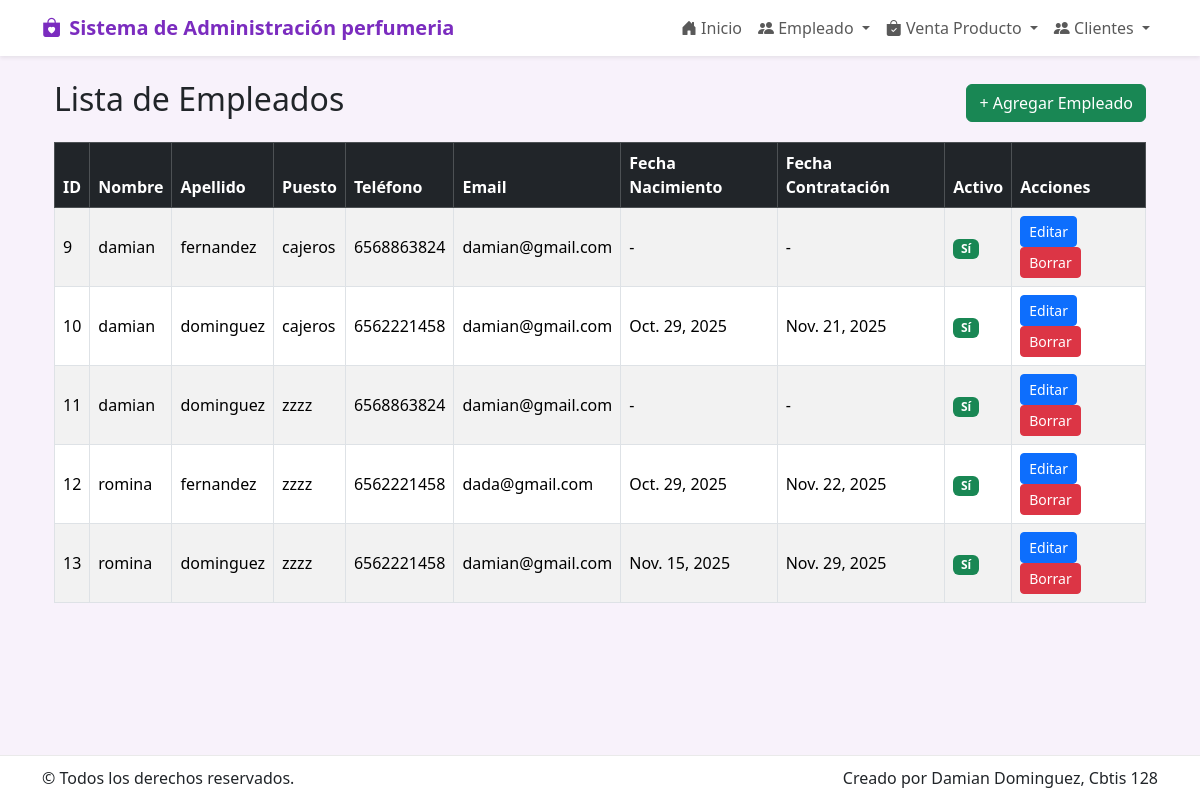
The page /empleado/ on the database as committed earlier.
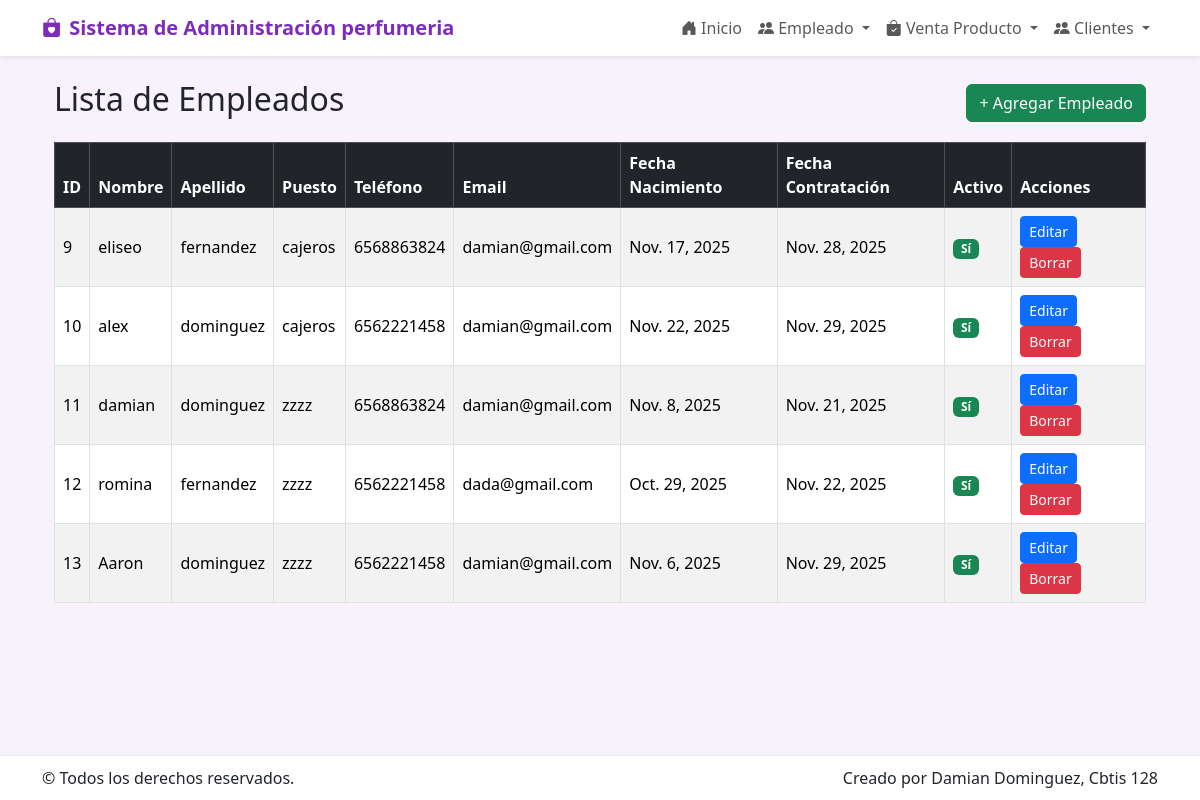
The same page on the database as committed later.
### app_perfumeria/models.py (models this page shows, shortened)
class Empleado(models.Model):
    nombre = models.CharField(max_length=100)
    apellido = models.CharField(max_length=100)
    puesto = models.CharField(max_length=100)
    telefono = models.CharField(max_length=20, blank=True, null=True)
    email = models.EmailField(blank=True, null=True)
    fecha_nacimiento = models.DateField(blank=True, null=True)        # Campo editable
    fecha_contratacion = models.DateField(blank=True, null=True)      # Campo editable
    activo = models.BooleanField(default=True)

### app_perfumeria/views.py (the view)
# urls.py: path('empleado/', views.ver_empleado, name='ver_empleado'),
def ver_empleado(request):
    empleados = Empleado.objects.all()
    return render(request, 'empleado/ver_empleado.html', {'empleados': empleados})

### app_perfumeria/templates/empleado/ver_empleado.html (shortened to what this page needs)
{% extends 'base.html' %}
{% block content %}
<div class="container mt-4">
  <div class="d-flex justify-content-between align-items-center mb-3">
    <h2>Lista de Empleados</h2>
    <a href="{% url 'agregar_empleado' %}" class="btn btn-success">+ Agregar Empleado</a>
  </div>
  <div class="table-responsive">
    <table class="table table-bordered table-striped align-middle">
      <thead class="table-dark">
        <tr>
          <th>ID</th>
          <th>Nombre</th>
          <th>Apellido</th>
          <th>Puesto</th>
          <th>Teléfono</th>
          <th>Email</th>
          <th>Fecha Nacimiento</th>
          <th>Fecha Contratación</th>
          <th>Activo</th>
          <th>Acciones</th>
        </tr>
      </thead>
      <tbody>
        {% for e in empleados %}
        <tr>
          <td>{{ e.id }}</td>
          <td>{{ e.nombre }}</td>
          <td>{{ e.apellido }}</td>
          <td>{{ e.puesto }}</td>
          <td>{{ e.telefono|default:"-" }}</td>
          <td>{{ e.email|default:"-" }}</td>
          <td>{{ e.fecha_nacimiento|default:"-" }}</td>
          <td>{{ e.fecha_contratacion|default:"-" }}</td>
          <td>
            {% if e.activo %}
              <span class="badge bg-success">Sí</span>
            {% else %}
              <span class="badge bg-secondary">No</span>
            {% endif %}
          </td>
          <td>
            <a href="{% url 'actualizar_empleado' e.id %}" class="btn btn-sm btn-primary">Editar</a>
            <a href="{% url 'borrar_empleado' e.id %}" class="btn btn-sm btn-danger">Borrar</a>
          </td>
        </tr>
        {% empty %}
        <tr>
          <td colspan="10" class="text-center">No hay empleados registrados.</td>
        </tr>
        {% endfor %}
      </tbody>
    </table>
  </div>
</div>
{% endblock %}

Rows that differ between the two databases and show on the page:
changed Empleado id 9: nombre "damian" → "eliseo"; fecha_nacimiento "-" → "Nov. 17, 2025"; fecha_contratacion "-" → "Nov. 28, 2025"
changed Empleado id 10: nombre "damian" → "alex"; fecha_nacimiento "Oct. 29, 2025" → "Nov. 22, 2025"; fecha_contratacion "Nov. 21, 2025" → "Nov. 29, 2025"
changed Empleado "damian": fecha_nacimiento "-" → "Nov. 8, 2025"; fecha_contratacion "-" → "Nov. 21, 2025"
changed Empleado id 13: nombre "romina" → "Aaron"; fecha_nacimiento "Nov. 15, 2025" → "Nov. 6, 2025"
